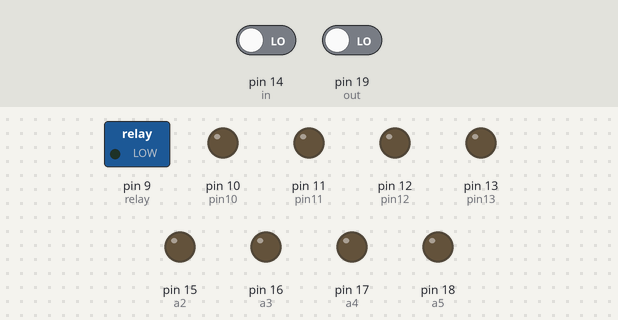
This sketch was run on a simulated Arduino Uno, built with avr-gcc and run on an emulated ATmega328P. Shown: switched loads named in the sketch (green lamp = pin HIGH), output pins drawn as LEDs (lit = HIGH). Dashed ring = blinking. The test bench sets the inputs (shaded band); at power-on: pin 14 (in) LOW, pin 19 (out) LOW. What the sketch prints to the serial monitor is not drawn.

Above: at 1.2 s.
1.3 s: pin 14 (in) driven HIGH
At 1.65 s:
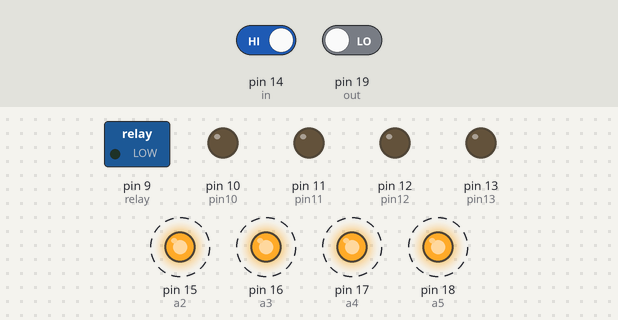
4.3 s: pin 19 (out) driven HIGH
At 4.85 s:
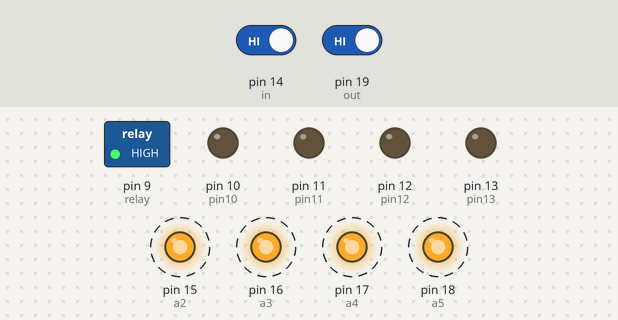
7.3 s: pin 14 (in) driven LOW
At 8.0 s:
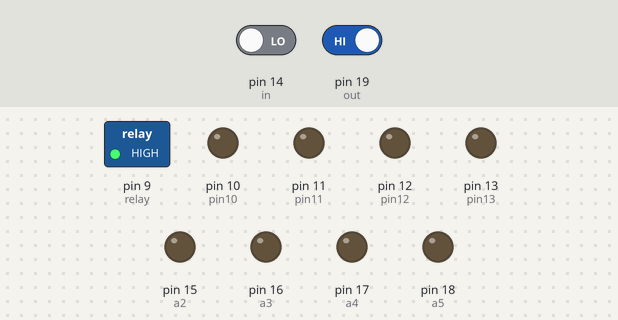
Timing chart, 0 to 10.3 s (numbered marks = the images above; inputs shaded):
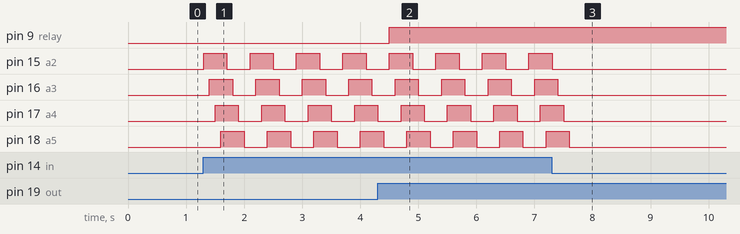

Measured:
- after the input at 1.3 s, pin 15 (a2): alternates HIGH for 0.40 s and LOW for 0.40 s, starting at once; pin 16 (a3): alternates HIGH for 0.40 s and LOW for 0.40 s, starting after 0.10 s; pin 17 (a4): alternates HIGH for 0.40 s and LOW for 0.40 s, starting after 0.20 s; pin 18 (a5): alternates HIGH for 0.40 s and LOW for 0.40 s, starting after 0.30 s
- after the input at 4.3 s, pin 9 (relay): LOW → HIGH after 0.20 s
- after the input at 7.3 s, pin 15 (a2): goes on until 7.3 s, then stays LOW; pin 16 (a3): goes on until 7.4 s, then stays LOW; pin 17 (a4): goes on until 7.5 s, then stays LOW; pin 18 (a5): goes on until 7.6 s, then stays LOW

The sketch:

again.ino
```cpp
#define in 14
#define out 19
#define relay 9
#define a2 15
#define a3 16
#define a4 17
#define a5 18

int a=0;
int x=0;
int pin2=2;
int pin3=3;
int pin4=4;
int pin5=5;
int pin6=6;
int pin7=7;
int pin8=8;
int pin10=10;
int pin11=11;
int pin12=12;
int pin13=13;
void setup()
{
  Serial.begin(9600);
   pinMode(in, INPUT);
   pinMode(out, INPUT);
   pinMode(relay, OUTPUT);
   pinMode(a2, OUTPUT);
   pinMode(a3, OUTPUT);
   pinMode(a4, OUTPUT);
   pinMode(a5, OUTPUT);
   pinMode(10, OUTPUT);
   pinMode(11, OUTPUT);
   pinMode(12, OUTPUT);
   pinMode(13, OUTPUT);
       }
void loop()
{

  if(digitalRead(in))
  {
    x=1;
  }
  if(x==1&&digitalRead(out))
 {
    a++;
    x=0;
}


 if(a==0)
  {
    digitalWrite(pin2,HIGH);
    digitalWrite(pin3,HIGH);
    digitalWrite(pin4,HIGH);
    digitalWrite(pin5,HIGH);
    digitalWrite(pin6,HIGH);
    digitalWrite(pin7,HIGH);
    digitalWrite(pin8,LOW);
         }
  if(a==1)
  {
   digitalWrite(pin2,LOW);
    digitalWrite(pin3,HIGH);
    digitalWrite(pin4,HIGH);
    digitalWrite(pin5,LOW);
    digitalWrite(pin6,LOW);
    digitalWrite(pin7,LOW);
    digitalWrite(pin8,LOW);

  }
  if(a==2)
  {
    digitalWrite(pin2,HIGH);
    digitalWrite(pin3,HIGH);
    digitalWrite(pin4,LOW);
    digitalWrite(pin5,HIGH);
    digitalWrite(pin6,HIGH);
    digitalWrite(pin7,LOW);
    digitalWrite(pin8,HIGH);
   }
  if(a==3)
  {
     digitalWrite(pin2,HIGH);
    digitalWrite(pin3,HIGH);
    digitalWrite(pin4,HIGH);
    digitalWrite(pin5,HIGH);
    digitalWrite(pin6,LOW);
    digitalWrite(pin7,LOW);
    digitalWrite(pin8,HIGH);
    }
  if(a==4)
{
   digitalWrite(pin2,LOW);
    digitalWrite(pin3,HIGH);
    digitalWrite(pin4,HIGH);
    digitalWrite(pin5,LOW);
    digitalWrite(pin6,LOW);
    digitalWrite(pin7,HIGH);
    digitalWrite(pin8,HIGH);
    }
if(a==5)
  { digitalWrite(pin2,HIGH);
    digitalWrite(pin3,LOW);
    digitalWrite(pin4,HIGH);
    digitalWrite(pin5,HIGH);
    digitalWrite(pin6,LOW);
    digitalWrite(pin7,HIGH);
    digitalWrite(pin8,HIGH);
    }
  if(a==6)
  { digitalWrite(pin2,HIGH);
    digitalWrite(pin3,LOW);
    digitalWrite(pin4,HIGH);
    digitalWrite(pin5,HIGH);
    digitalWrite(pin6,HIGH);
    digitalWrite(pin7,HIGH);
    digitalWrite(pin8,HIGH);
    }
  if(a==7)
  { digitalWrite(pin2,HIGH);
    digitalWrite(pin3,HIGH);
    digitalWrite(pin4,HIGH);
    digitalWrite(pin5,LOW);
    digitalWrite(pin6,LOW);
    digitalWrite(pin7,LOW);
    digitalWrite(pin8,LOW);
    }
  if(a==8)
  { digitalWrite(pin2,HIGH);
    digitalWrite(pin3,HIGH);
    digitalWrite(pin4,HIGH);
    digitalWrite(pin5,HIGH);
    digitalWrite(pin6,HIGH);
    digitalWrite(pin7,HIGH);
    digitalWrite(pin8,HIGH);
  }
  if(a==9)
  {
     digitalWrite(pin2,HIGH);
    digitalWrite(pin3,HIGH);
    digitalWrite(pin4,HIGH);
    digitalWrite(pin5,HIGH);
    digitalWrite(pin6,LOW);
    digitalWrite(pin7,HIGH);
    digitalWrite(pin8,HIGH);
  }
       if(a<=0)
  {
        digitalWrite(relay, LOW);

 /*digitalWrite(pin10,HIGH);
 delay(100);
 digitalWrite(pin11,HIGH);
 delay(100);
 digitalWrite(pin12,HIGH);
 delay(100);
 digitalWrite(pin13,HIGH);
 delay(100);
  digitalWrite(pin10,LOW);
 delay(100);
 digitalWrite(pin11,LOW);
 delay(100);
 digitalWrite(pin12,LOW);
 delay(100);
 digitalWrite(pin13,LOW);
 delay(100);
 digitalWrite(a2,HIGH);
 delay(100);
 digitalWrite(a3,HIGH);
 delay(100);
 digitalWrite(a4,HIGH);
 delay(100);
 digitalWrite(a5,HIGH);
 delay(100);
  digitalWrite(a2,LOW);
 delay(100);
 digitalWrite(a3,LOW);
 delay(100);
 digitalWrite(a4,LOW);
 delay(100);
 digitalWrite(a5,LOW);
 */
  }

  else
    digitalWrite(relay, HIGH);
    if(digitalRead(in))
    {
      x=1;
      for(int i=0;i<1;i++)
      {
      digitalWrite(a2,HIGH);
      delay(100);
 digitalWrite(a3,HIGH);
  delay(100);
 digitalWrite(a4,HIGH);
 delay(100);
 digitalWrite(a5,HIGH);
 delay(100);
  digitalWrite(a2,LOW);
  delay(100);
 digitalWrite(a3,LOW);
 delay(100);
 digitalWrite(a4,LOW);
 delay(100);
 digitalWrite(a5,LOW);
  delay(100);
    }}
    /* if(x==1&&digitalRead(out))
    {
      for(int i=0;i<1;i++)
      {
      digitalWrite(pin10,HIGH);
  delay(100);
 digitalWrite(pin11,HIGH);
  delay(100);
 digitalWrite(pin12,HIGH);
 delay(100);
 digitalWrite(pin13,HIGH);
 delay(100);
  digitalWrite(pin10,LOW);
 delay(100);
 digitalWrite(pin11,LOW);
 delay(100);
 digitalWrite(pin12,LOW);
 delay(100);
 digitalWrite(pin13,LOW);
 x=0;

    }}*/

 Serial.println(out);
}
```
